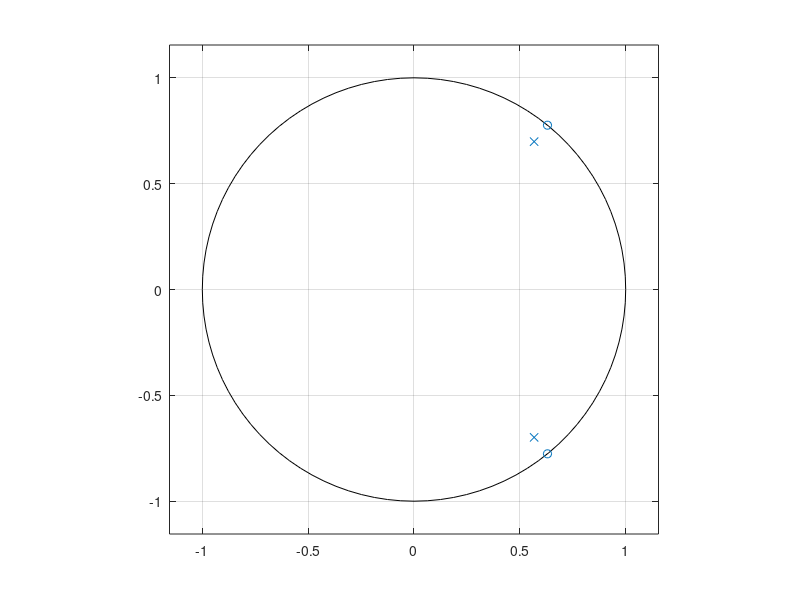

Here is the MATLAB script that generated this plot: (Note: this script raises an error after producing the figure.)
clear all;
close all;
clc;

Fs=2;

fp1=0.2;
fp2=0.4;



fc=sqrt(fp1*fp2);

teta=fc/Fs*2*pi;

bw=fp2-fp1;

r=1-(bw/Fs)*pi;

if(r<0.9)
    r=0.9;
end

z=[exp(j*teta);exp(-j*teta)];
p=z*r;
k=1;

[b,a]=zp2tf(z,p,k);

zplane(z,p);
figure
freq_fft(b,a);
